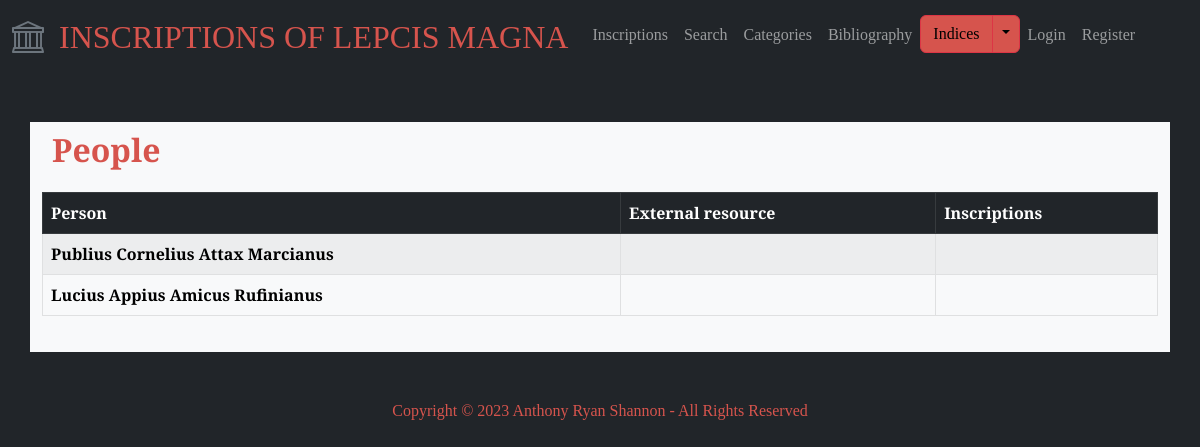
The app's page /people, older data.
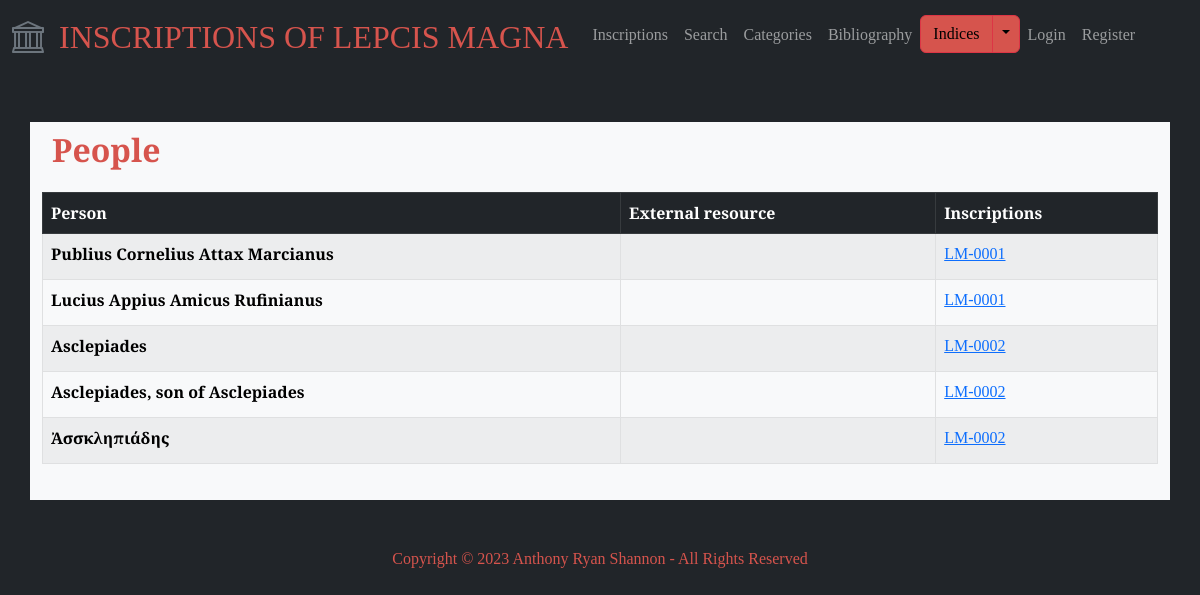
The same page, newer data.
### lepcismagna/models.py (models this page shows, shortened)
class Person(models.Model):
    class Meta:
        verbose_name_plural = 'people'
    person = models.CharField(max_length=100, blank=True)
    external_resource = models.CharField(max_length=255, blank=True)
    inscriptions = models.ManyToManyField('Inscription', blank=True)

class Inscription(models.Model):
    entry_creation_time = models.DateTimeField(auto_now_add=True)
    entry_creator = models.ForeignKey(User, on_delete=models.CASCADE, blank=True, null=True)
    is_validated = models.BooleanField(default=False)
    inscription_id = models.CharField(max_length=20, blank=True)
    title = models.CharField(max_length=100, blank=True)
    description = models.TextField(blank=True)
    materials = models.ManyToManyField('Material', blank=True, related_name='materials')
    object_types = models.ManyToManyField('ObjectType', blank=True, related_name='object_types')
    text = models.TextField(blank=True)
    techniques = models.ManyToManyField('Technique', blank=True, related_name='techniques')
    letters = models.TextField(blank=True)
    languages = models.ManyToManyField('Language', blank=True, related_name='languages')
    date = models.CharField(max_length=50)
    findspot_desc = models.TextField(blank=True)
    associated_inscr = models.ManyToManyField('self', blank=True)
    original_location = models.CharField(max_length=255)
    last_recorded_location = models.CharField(max_length=255)
    repositories = models.ManyToManyField('Repository', blank=True, related_name='repositories')
    categories = models.ManyToManyField('Category', blank=True, related_name='categories')
    transcription_interpretive = models.TextField(blank=True)
    transcription_diplomatic = models.TextField(blank=True)
    transcription_appcrit = models.TextField(blank=True)
    translation_english = models.TextField(blank=True)
    commentary = models.TextField(blank=True)
    epigraphic_references = models.ManyToManyField('EpigraphicReference', blank=True, related_name='epigraphic_references')
    bibliography_text = models.TextField(blank=True)
    bibliography_entries = models.ManyToManyField('Bibliography', blank=True, related_name='bibliography_entries')
    images = models.ManyToManyField('Image', blank=True, related_name='images')
    abbreviations = models.ManyToManyField('Abbreviation', blank=True, related_name='abbreviations')
    age_at_death = models.ManyToManyField('AgeAtDeath', blank=True, related_name='age_at_death')
    divine_sacred_beings = models.ManyToManyField('DivineSacredBeing', blank=True, related_name='divine_sacred_beings')
    emperors_imperial_family = models.ManyToManyField('EmperorImperialFamily', blank=True, related_name='emperors_imperial_family')
    erasures = models.ManyToManyField('Erasure', blank=True, related_name='erasures')
    findspots = models.ManyToManyField('Findspot', blank=True, related_name='findspots')
    fragments = models.ManyToManyField('Fragment', blank=True, related_name='fragments')
    organizations = models.ManyToManyField('Organization', blank=True, related_name='organizations')
    people = models.ManyToManyField('Person', blank=True, related_name='people')
    personal_names = models.ManyToManyField('PersonalName', blank=True, related_name='personal_names')
    place_names = models.ManyToManyField('PlaceName', blank=True, related_name='place_names')
    symbols = models.ManyToManyField('Symbol', blank=True, related_name='symbols')
    words = models.ManyToManyField('Word', blank=True, related_name='words')

### lepcismagna/views.py (the view)
# urls.py: path("people", views.people, name="people"),
def people(request):
    people = Person.objects.all()
    return render(request, "lepcismagna/people.html", {"people": people})

### lepcismagna/templates/lepcismagna/people.html
{% extends "lepcismagna/layout.html" %} {% block body %}
<div class="index-header">
  <h2>People</h2>
</div>
<table class="table table-striped table-hover table-bordered">
  <thead class="table-dark">
    <tr>
      <th scope="col">Person</th>
      <th scope="col">External resource</th>
      <th scope="col">Inscriptions</th>
    </tr>
  </thead>
  <tbody class="table-light">
    {% for person in people %}
    <tr>
      <th scope="row">{{ person.person }}</th>
      <td>{{ person.external_resource }}</td>
      <td>
        <ul id="index-inscription-list">
          {% for inscription in person.inscriptions.all %}
          <li class="inscription-list-item">
            <a
              href="{% url 'inscription_detail' inscription.inscription_id|default:'No inscription ID' %}"
            >
              {{ inscription.inscription_id }}
            </a>
          </li>
          {% endfor %}
        </ul>
      </td>
    </tr>
    {% endfor %}
  </tbody>
</table>
{% endblock %}

Row changes from the older to the newer data that the page shows:
changed Person "Publius Cornelius Attax Marcianus": gains Inscription (inscription_id "LM-0001")
changed Person "Lucius Appius Amicus Rufinianus": gains Inscription (inscription_id "LM-0001")
added Person: person "Asclepiades"
now on this page (row edited): Inscription: inscription_id "LM-0002"
added Person: person "Asclepiades, son of Asclepiades"
added Person: person "Ἀσσκληπιάδης"
